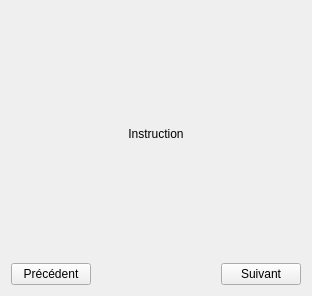
<?xml version="1.0" encoding="UTF-8"?>
<ui version="4.0">
 <class>Instruction</class>
 <widget class="QWidget" name="Instruction">
  <property name="geometry">
   <rect>
    <x>0</x>
    <y>0</y>
    <width>312</width>
    <height>296</height>
   </rect>
  </property>
  <property name="maximumSize">
   <size>
    <width>500</width>
    <height>500</height>
   </size>
  </property>
  <property name="windowTitle">
   <string>Instructions </string>
  </property>
  <layout class="QGridLayout" name="gridLayout">
   <item row="0" column="0" colspan="4">
    <layout class="QVBoxLayout" name="verticalLayout_6">
     <item>
      <widget class="QLabel" name="instruction">
       <property name="text">
        <string>Instruction</string>
       </property>
       <property name="alignment">
        <set>Qt::AlignCenter</set>
       </property>
       <property name="wordWrap">
        <bool>true</bool>
       </property>
      </widget>
     </item>
    </layout>
   </item>
   <item row="1" column="0">
    <layout class="QVBoxLayout" name="verticalLayout_5">
     <item alignment="Qt::AlignHCenter|Qt::AlignVCenter">
      <widget class="QPushButton" name="btnPrecedent">
       <property name="enabled">
        <bool>true</bool>
       </property>
       <property name="sizePolicy">
        <sizepolicy hsizetype="Maximum" vsizetype="Maximum">
         <horstretch>0</horstretch>
         <verstretch>0</verstretch>
        </sizepolicy>
       </property>
       <property name="text">
        <string>Précédent</string>
       </property>
      </widget>
     </item>
    </layout>
   </item>
   <item row="1" column="3">
    <layout class="QHBoxLayout" name="horizontalLayout_13">
     <item>
      <widget class="QPushButton" name="btnSuivant">
       <property name="sizePolicy">
        <sizepolicy hsizetype="Maximum" vsizetype="Maximum">
         <horstretch>0</horstretch>
         <verstretch>0</verstretch>
        </sizepolicy>
       </property>
       <property name="layoutDirection">
        <enum>Qt::LeftToRight</enum>
       </property>
       <property name="text">
        <string>Suivant</string>
       </property>
      </widget>
     </item>
    </layout>
   </item>
   <item row="1" column="2">
    <spacer name="horizontalSpacer_2">
     <property name="orientation">
      <enum>Qt::Horizontal</enum>
     </property>
     <property name="sizeHint" stdset="0">
      <size>
       <width>40</width>
       <height>20</height>
      </size>
     </property>
    </spacer>
   </item>
   <item row="1" column="1">
    <spacer name="horizontalSpacer">
     <property name="orientation">
      <enum>Qt::Horizontal</enum>
     </property>
     <property name="sizeHint" stdset="0">
      <size>
       <width>40</width>
       <height>20</height>
      </size>
     </property>
    </spacer>
   </item>
  </layout>
 </widget>
 <resources/>
 <connections/>
</ui>
